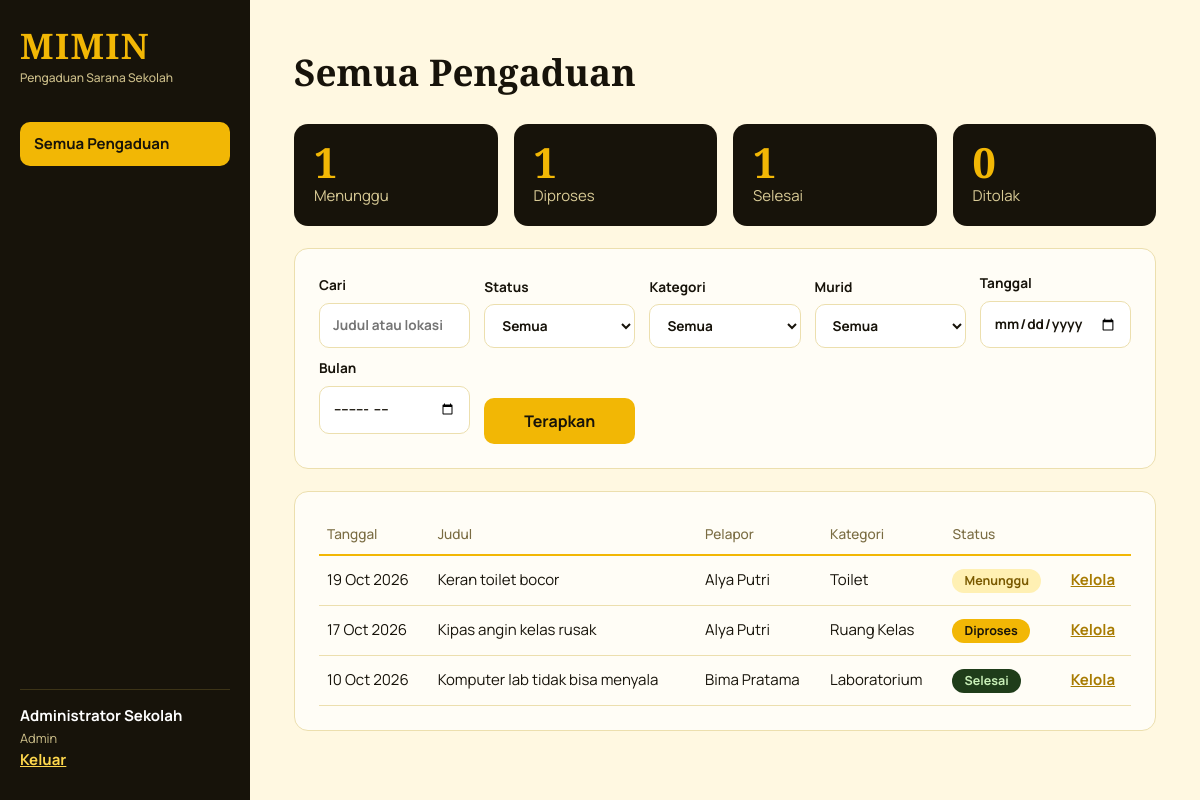
Page /admin/dashboard.php (signed in) on the committed database.
### tables this page shows
CREATE TABLE pengaduan(
 id INT AUTO_INCREMENT PRIMARY KEY, user_id INT NOT NULL, kategori_id INT NOT NULL,
 judul VARCHAR(150) NOT NULL, lokasi VARCHAR(100) NOT NULL, deskripsi TEXT NOT NULL, foto VARCHAR(255) NULL,
 status ENUM('Menunggu','Diproses','Selesai','Ditolak') NOT NULL DEFAULT 'Menunggu',
 tanggal DATETIME NOT NULL DEFAULT CURRENT_TIMESTAMP,
 FOREIGN KEY(user_id) REFERENCES users(id) ON DELETE CASCADE,
 FOREIGN KEY(kategori_id) REFERENCES kategori(id)
);

CREATE TABLE users(
 id INT AUTO_INCREMENT PRIMARY KEY, nama VARCHAR(100) NOT NULL,
 username VARCHAR(50) NOT NULL UNIQUE, password VARCHAR(255) NOT NULL,
 role ENUM('admin','siswa') NOT NULL DEFAULT 'siswa', created_at TIMESTAMP DEFAULT CURRENT_TIMESTAMP
);

CREATE TABLE kategori(id INT AUTO_INCREMENT PRIMARY KEY, nama VARCHAR(80) NOT NULL);

### config/koneksi.php (called while the page is built, shortened)
<?php
$root = rtrim(str_replace('\\', '/', realpath($_SERVER['DOCUMENT_ROOT'])), '/');
$base = str_replace($root, '', str_replace('\\', '/', dirname(__DIR__)));

### admin/dashboard.php (the view, shortened to what this page needs)
<?php
require __DIR__.'/../config/koneksi.php'; require __DIR__.'/../includes/layout.php'; need('admin');
$w = []; $a = [];
if ($q = trim($_GET['q'] ?? '')) { $w[] = '(p.judul LIKE ? OR p.lokasi LIKE ?)'; $a[] = "%$q%"; $a[] = "%$q%"; }
$s = $pdo->prepare('SELECT p.*,u.nama murid,k.nama kategori FROM pengaduan p JOIN users u ON u.id=p.user_id JOIN kategori k ON k.id=p.kategori_id'.($w ? ' WHERE '.implode(' AND ', $w) : '').' ORDER BY p.tanggal DESC'); $s->execute($a);
$c = $pdo->query('SELECT status,COUNT(*) FROM pengaduan GROUP BY status')->fetchAll(PDO::FETCH_KEY_PAIR);
function opts($rows, $sel){ $o = '<option value="">Semua</option>'; foreach ($rows as $id => $n) $o .= '<option value="'.e($id).'"'.($sel !== '' && $sel == $id ? ' selected' : '').'>'.e($n).'</option>'; return $o; }
head('Semua Pengaduan');
echo '<div class="stats">'; foreach (STATUS as $x) echo '<div class="stat"><b>'.($c[$x] ?? 0).'</b>'.$x.'</div>'; echo '</div>';
echo '<form class="card filter" method="get"><label>Cari<input name="q" value="'.e($q).'" placeholder="Judul atau lokasi"></label><label>Status<select name="status">'.opts(array_combine(STATUS, STATUS), $_GET['status'] ?? '').'</select></label><label>Kategori<select name="kategori">'.opts($pdo->query('SELECT id,nama FROM kategori')->fetchAll(PDO::FETCH_KEY_PAIR), $_GET['kategori'] ?? '').'</select></label><label>Murid<select name="murid">'.opts($pdo->query("SELECT id,nama FROM users WHERE role='siswa'")->fetchAll(PDO::FETCH_KEY_PAIR), $_GET['murid'] ?? '').'</select></label><label>Tanggal<input type="date" name="tanggal" value="'.e($_GET['tanggal'] ?? '').'"></label><label>Bulan<input type="month" name="bulan" value="'.e($_GET['bulan'] ?? '').'"></label><button class="btn">Terapkan</button></form>';
echo '<div class="card"><table><tr><th>Tanggal</th><th>Judul</th><th>Pelapor</th><th>Kategori</th><th>Status</th><th></th></tr>'; $n = 0;
foreach ($s as $r) { $n++; echo '<tr><td>'.date('d M Y', strtotime($r['tanggal'])).'</td><td>'.e($r['judul']).'</td><td>'.e($r['murid']).'</td><td>'.e($r['kategori']).'</td><td>'.badge($r['status']).'</td><td><a href="detail.php?id='.$r['id'].'">Kelola</a></td></tr>'; }
echo '</table>'; if (!$n) echo '<p class="empty">Tidak ada pengaduan yang cocok dengan filter.</p>'; echo '</div>'; foot();

### includes/layout.php (shortened to what this page needs)
<?php
function e($s){ return htmlspecialchars((string)$s, ENT_QUOTES, 'UTF-8'); }
function badge($s){ return '<span class="b b-'.strtolower($s).'">'.e($s).'</span>'; }
function head($t){
  global $base; $u = $_SESSION['u']; $r = $u['role']; $cur = basename($_SERVER['PHP_SELF']);
  $nav = $r == 'admin' ? ['dashboard.php'=>'Semua Pengaduan'] : ['dashboard.php'=>'Dashboard','buat.php'=>'Buat Pengaduan','riwayat.php'=>'Riwayat Pengaduan'];
  echo '<!doctype html><html lang="id"><head><meta charset="utf-8"><meta name="viewport" content="width=device-width,initial-scale=1"><title>'.e($t).' | MIMIN</title><link rel="stylesheet" href="'.$base.'/assets/style.css"></head><body class="app"><aside><div class="logo">MIMIN<small>Pengaduan Sarana Sekolah</small></div><nav>';
  foreach ($nav as $f => $l) echo '<a href="'.$base.'/'.$r.'/'.$f.'"'.($cur == $f ? ' class="on"' : '').'>'.$l.'</a>';
  echo '</nav><div class="me">'.e($u['nama']).'<span>'.ucfirst($r).'</span><a href="'.$base.'/logout.php">Keluar</a></div></aside><main><h1>'.e($t).'</h1>';
}
function foot(){ echo '</main></body></html>'; }

### assets/style.css (style rules this page uses)
:root { --ink:#17130a;--ink2:#2a2312;--gold:#f2b705;--gold2:#ffd84d;--cream:#fff8e1;--paper:#fffdf6;--line:#ecdfae;--mute:#7a6c42 }
* { box-sizing:border-box }
body { margin:0;font:15px/1.6 Manrope,system-ui,sans-serif;color:var(--ink);background:var(--cream) }
h1,h2,.logo { font-family:'Cormorant Garamond',Georgia,serif }
h1 { font-size:2.3rem;margin:.2em 0 .6em }
a { color:#a87b00;font-weight:700 }
.app { display:grid;grid-template-columns:250px 1fr;min-height:100vh }
aside { background:var(--ink);color:#fff;padding:28px 20px;display:flex;flex-direction:column;position:sticky;top:0;height:100vh }
.logo { font-size:2.2rem;font-weight:700;color:var(--gold);letter-spacing:.04em;line-height:1 }
.logo small { display:block;font:500 .75rem Manrope;color:#cdbf8a;letter-spacing:0;margin-top:6px }
nav { margin-top:36px;flex:1 }
nav a { display:block;color:#e8dcae;text-decoration:none;padding:10px 14px;border-radius:10px;margin-bottom:4px;font-weight:500 }
nav a.on { background:var(--gold);color:var(--ink);font-weight:700 }
.me { border-top:1px solid #3d3417;padding-top:14px;font-weight:700 }
.me span { display:block;font-weight:400;color:#cdbf8a;font-size:.8rem }
.me a { color:var(--gold2) }
main { padding:36px 44px;max-width:1100px;width:100% }
.card { background:var(--paper);border:1px solid var(--line);border-radius:14px;padding:24px;margin-bottom:22px }
.stats { display:grid;grid-template-columns:repeat(4,1fr);gap:16px;margin-bottom:22px }
.stat { background:var(--ink);color:#d9cb96;border-radius:14px;padding:18px 20px }
.stat b { display:block;font:700 2.6rem/1 'Cormorant Garamond',serif;color:var(--gold) }
table { width:100%;border-collapse:collapse }
th { text-align:left;color:var(--mute);font-weight:500;font-size:.85rem;border-bottom:2px solid var(--gold);padding:8px }
td { padding:12px 8px;border-bottom:1px solid var(--line) }
.b { display:inline-block;padding:2px 12px;border-radius:99px;font-size:.78rem;font-weight:700 }
.b-menunggu { background:#fff0b3;color:#7a5a00 }
.b-diproses { background:var(--gold);color:var(--ink) }
.b-selesai { background:#1f3d1a;color:#c9f0b8 }
label { display:block;font-weight:700;font-size:.85rem;margin-bottom:14px }
input,select,textarea { display:block;width:100%;margin-top:6px;padding:11px 13px;border:1px solid var(--line);border-radius:10px;background:#fff;font:inherit;color:var(--ink) }
.btn { background:var(--gold);color:var(--ink);border:0;border-radius:10px;padding:12px 26px;font:700 1rem Manrope;cursor:pointer }
.filter { display:grid;grid-template-columns:repeat(auto-fit,minmax(150px,1fr));gap:0 14px;align-items:end }
.filter label { margin-bottom:10px }

### rows in the picture
pengaduan: tanggal "19 Oct 2026", judul "Keran toilet bocor", user.nama "Alya Putri", kategori.nama "Toilet", status "Menunggu"
pengaduan: tanggal "17 Oct 2026", judul "Kipas angin kelas rusak", user.nama "Alya Putri", kategori.nama "Ruang Kelas", status "Diproses"
pengaduan: tanggal "10 Oct 2026", judul "Komputer lab tidak bisa menyala", user.nama "Bima Pratama", kategori.nama "Laboratorium", status "Selesai"

### other values in the picture
$l "Semua Pengaduan"
$u['nama'] "Administrator Sekolah"
$r "Admin"
$t "Semua Pengaduan"
$c[$x] "1"
$x "Menunggu"
$x "Diproses"
$x "Selesai"
$c[$x] "0"
$x "Ditolak"
